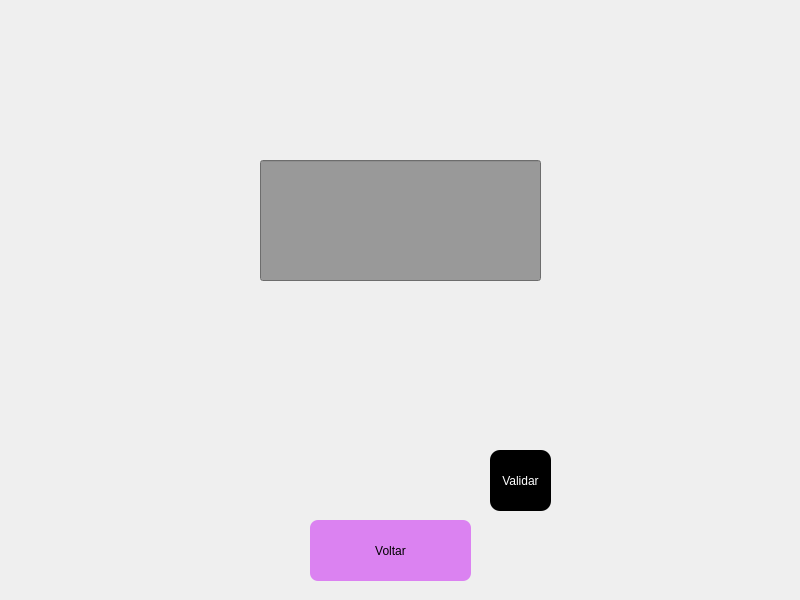
<?xml version="1.0" encoding="UTF-8"?>
<ui version="4.0">
 <class>MainWindow</class>
 <widget class="QMainWindow" name="MainWindow">
  <property name="geometry">
   <rect>
    <x>0</x>
    <y>0</y>
    <width>800</width>
    <height>600</height>
   </rect>
  </property>
  <property name="minimumSize">
   <size>
    <width>800</width>
    <height>600</height>
   </size>
  </property>
  <property name="maximumSize">
   <size>
    <width>800</width>
    <height>600</height>
   </size>
  </property>
  <property name="windowTitle">
   <string>MainWindow</string>
  </property>
  <widget class="QWidget" name="centralwidget">
   <widget class="QLabel" name="label">
    <property name="geometry">
     <rect>
      <x>0</x>
      <y>0</y>
      <width>800</width>
      <height>600</height>
     </rect>
    </property>
    <property name="minimumSize">
     <size>
      <width>800</width>
      <height>600</height>
     </size>
    </property>
    <property name="maximumSize">
     <size>
      <width>800</width>
      <height>600</height>
     </size>
    </property>
    <property name="text">
     <string/>
    </property>
    <property name="pixmap">
     <pixmap>../imagens/Frame 16.png</pixmap>
    </property>
   </widget>
   <widget class="QLineEdit" name="lineEdit">
    <property name="geometry">
     <rect>
      <x>260</x>
      <y>160</y>
      <width>281</width>
      <height>121</height>
     </rect>
    </property>
    <property name="styleSheet">
     <string notr="true">background-color: rgb(153, 153, 153);
font-size: 48px;</string>
    </property>
    <property name="text">
     <string/>
    </property>
   </widget>
   <widget class="QPushButton" name="validar">
    <property name="geometry">
     <rect>
      <x>490</x>
      <y>450</y>
      <width>61</width>
      <height>61</height>
     </rect>
    </property>
    <property name="styleSheet">
     <string notr="true">background-color: rgb(0, 0, 0);
color: #fff;
border-radius: 10px</string>
    </property>
    <property name="text">
     <string>Validar</string>
    </property>
   </widget>
   <widget class="QPushButton" name="volta">
    <property name="geometry">
     <rect>
      <x>310</x>
      <y>520</y>
      <width>161</width>
      <height>61</height>
     </rect>
    </property>
    <property name="styleSheet">
     <string notr="true">background-color: rgba(214, 102, 241, 80%);
font: 12pt &quot;Comic Sans MS&quot;;
border-radius: 8px</string>
    </property>
    <property name="text">
     <string>Voltar</string>
    </property>
   </widget>
  </widget>
 </widget>
 <resources/>
 <connections/>
</ui>
